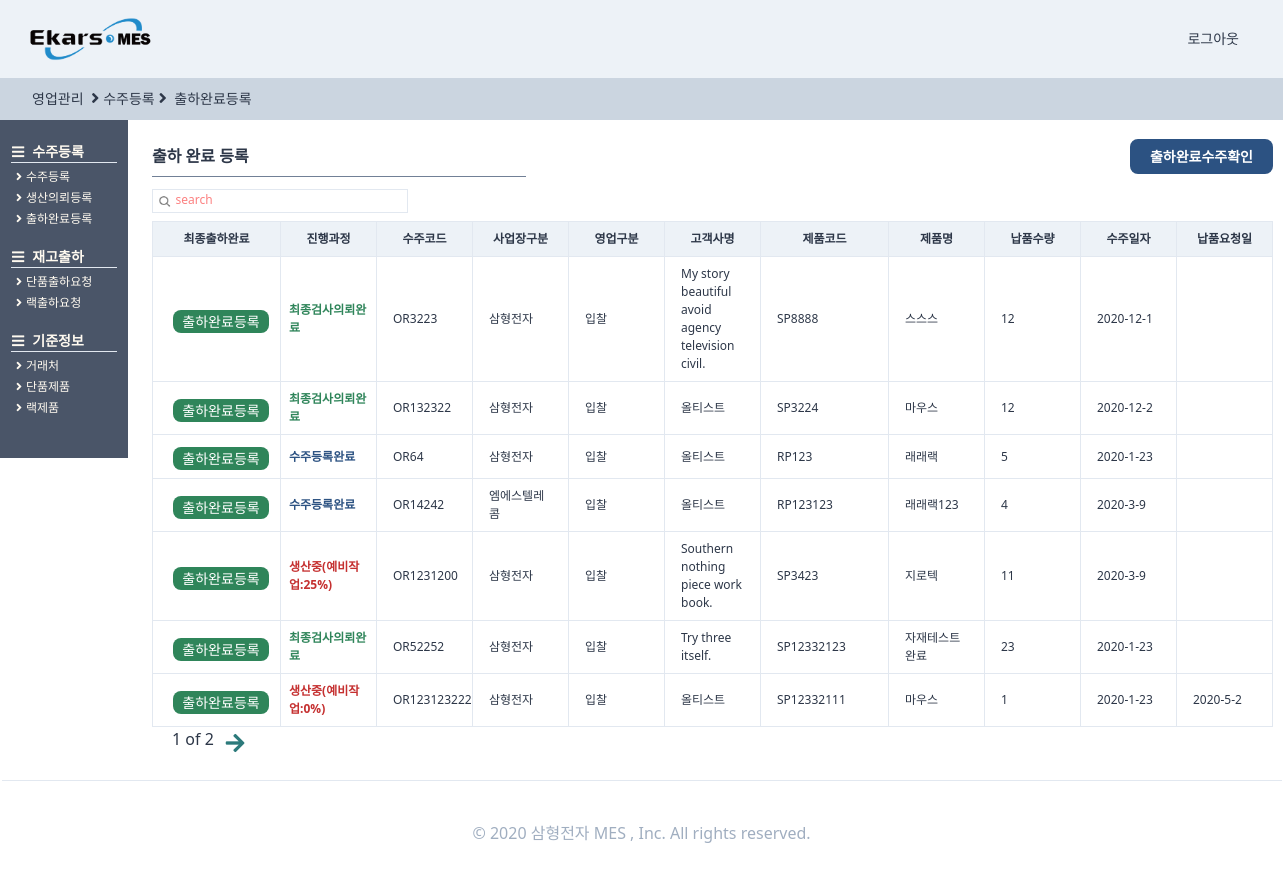
The app's page /orders/endorder/ (signed in), older data.
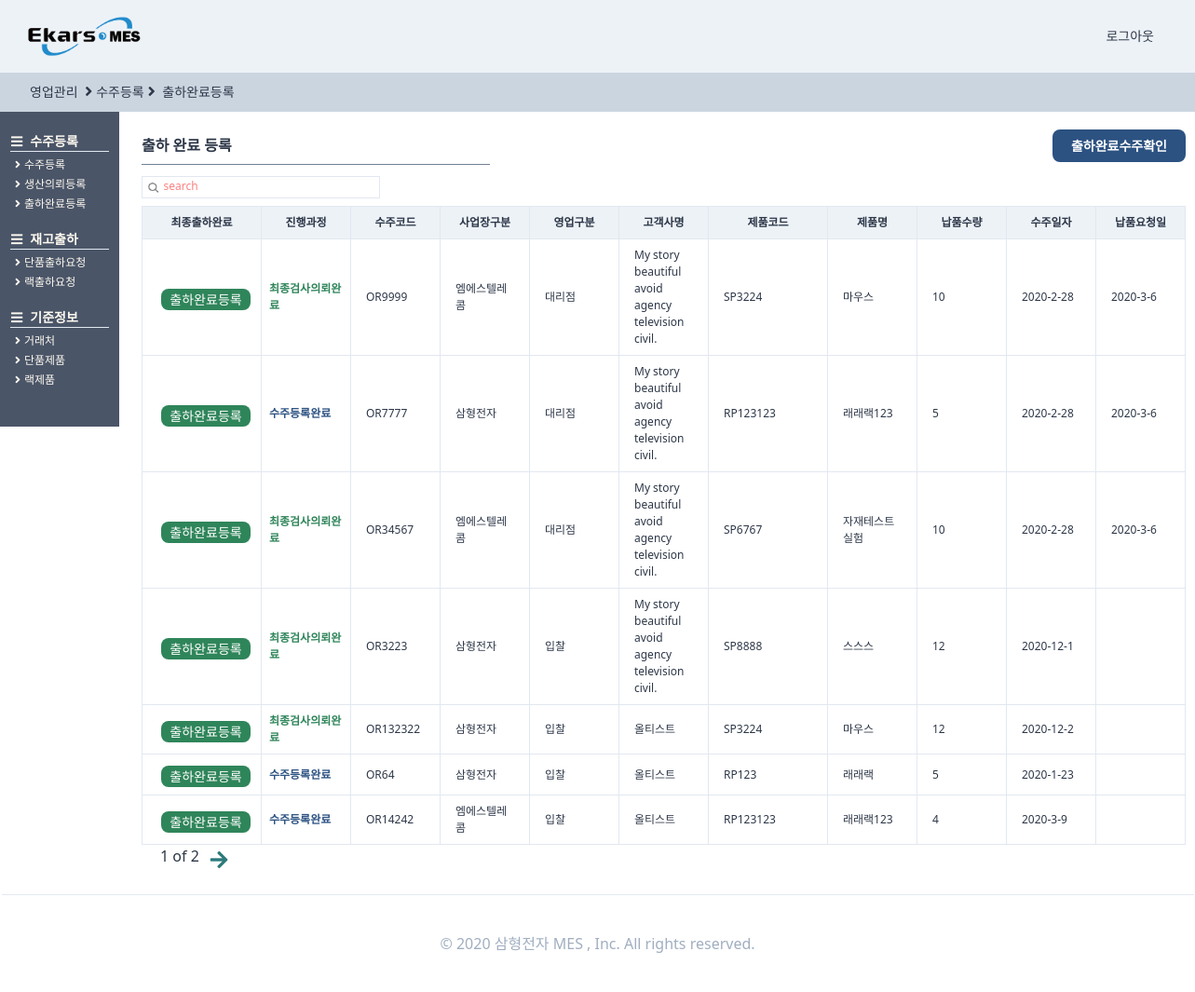
The same page, newer data.
### orders/models.py (models this page shows, shortened)
class OrderRegister(TimeStampedModel):
    입찰 = "입찰"
    대리점 = "대리점"
    AS = "A/S"
    내부계획 = "내부계획"
    영업구분_CHOICES = ((입찰, "입찰"), (대리점, "대리점"), (AS, "A/S"), (내부계획, "내부계획"))
    삼형전자 = "삼형전자"
    엠에스텔레콤 = "엠에스텔레콤"
    사업장구분_CHOICES = (
        (삼형전자, "삼형전자"),
        (엠에스텔레콤, "엠에스텔레콤"),
    )
    출하완료 = "출하완료"
    출하미완료 = "출하미완료"
    출하구분_CHOICES = (
        (출하완료, "출하완료"),
        (출하미완료, "출하미완료"),
    )
    단품 = "단품"
    랙 = "랙"
    제품구분_CHOICES = (
        (단품, "단품"),
        (랙, "랙"),
    )
    작성자 = models.ForeignKey(
        users_models.User,
        related_name="수주등록",
        on_delete=models.SET_NULL,
        null=True,
        blank=True,
    )
    수주코드 = models.CharField(max_length=50)
    영업구분 = models.CharField(choices=영업구분_CHOICES, max_length=10, blank=True, default=입찰)
    제품구분 = models.CharField(choices=제품구분_CHOICES, max_length=10, blank=True, default=단품)
    사업장구분 = models.CharField(
        choices=사업장구분_CHOICES, max_length=10, blank=True, default=삼형전자
    )
    수주일자 = models.DateField(auto_now=False, auto_now_add=False)
    고객사명 = models.ForeignKey(
        SI_models.CustomerPartner,
        related_name="수주등록",
        on_delete=models.SET_NULL,
        null=True,
        blank=True,
    )
    현장명 = models.CharField(max_length=50)
    납품요청일 = models.DateField(auto_now=False, auto_now_add=False, blank=True, null=True)
    납품수량 = models.IntegerField()
    특이사항 = models.TextField(blank=True)
    단품모델 = models.ForeignKey(
        SI_models.SingleProduct,
        related_name="수주등록",
        on_delete=models.SET_NULL,
        null=True,
        blank=True,
    )
    랙모델 = models.ForeignKey(
        SI_models.RackProduct,
        related_name="수주등록",
        on_delete=models.SET_NULL,
        null=True,
        blank=True,
    )
    출하구분 = models.CharField(
        choices=출하구분_CHOICES, max_length=10, blank=True, default=출하미완료
    )
    class Meta:
        verbose_name = "수주등록"
        verbose_name_plural = "수주등록"
    def process(self):
        try:
            pro = self.생산요청
            try:
                cess = self.생산요청.생산계획.현재공정
                pro = self.생산요청.생산계획.현재공정달성율
                try:
                    pro = self.생산요청.생산계획.작업지시서.작업지시서등록.최종검사
                    try:
                        pro = self.생산요청.생산계획.작업지시서.작업지시서등록.최종검사.최종검사등록
                        return "최종검사완료"
                    except:
                        return "최종검사의뢰완료"
                except:
                    return f"생산중({cess}:{pro})"
            except:
                return "생산의뢰완료"
        except:
            return "수주등록완료"

### producemanages/models.py (models this page shows, shortened)
class ProduceRegister(TimeStampedModel):
    예비작업 = "예비작업"
    조립 = "조립"
    검사 = "검사"
    현재공정_CHOICES = (
        (예비작업, "예비작업"),
        (조립, "조립"),
        (검사, "검사"),
    )
    사영 = "0%"
    사일 = "25%"
    사이 = "50%"
    사삼 = "75%"
    사사 = "100%"
    현재공정달성율_CHOICES = (
        (사영, "0%"),
        (사일, "25%"),
        (사이, "50%"),
        (사삼, "75%"),
        (사사, "100%"),
    )
    작성자 = models.ForeignKey(
        users_models.User,
        related_name="생산계획등록",
        on_delete=models.SET_NULL,
        null=True,
        blank=True,
    )
    생산계획등록코드 = models.CharField(max_length=50)
    생산의뢰 = models.OneToOneField(
        orders_models.OrderProduce,
        related_name="생산계획",
        on_delete=models.SET_NULL,
        null=True,
    )
    현재공정 = models.CharField(
        choices=현재공정_CHOICES, max_length=10, null=True, default=예비작업
    )
    현재공정달성율 = models.CharField(
        choices=현재공정달성율_CHOICES, max_length=10, null=True, default=사영
    )
    계획생산량 = models.IntegerField(null=True)
    일일생산량 = models.IntegerField(null=True)
    누적생산량 = models.IntegerField(null=True, blank=True)
    특이사항 = models.CharField(max_length=100, null=True, blank=True)
    class Meta:
        verbose_name = "생산계획등록"
        verbose_name_plural = "생산계획등록"
    def successrate(self):
        if self.누적생산량 is None:
            return f"0%"
        else:
            rate = (self.누적생산량 / self.계획생산량) * 100
            rate = round(rate, 2)
            return f"{rate}%"
    successrate.short_description = "계획 생산량 달성율"

### StandardInformation/models.py (models this page shows, shortened)
class CustomerPartner(TimeStampedModel):
    고객 = "고객"
    대리점 = "대리점"
    공급처 = "공급처"
    거래처_CHOICES = (
        (고객, "고객"),
        (대리점, "대리점"),
        (공급처, "공급처"),
    )
    고객작성자 = models.ForeignKey(
        "users.User", related_name="고객거래처작성자", on_delete=models.SET_NULL, null=True
    )
    작성일 = models.DateField(auto_now=True, auto_now_add=False)
    거래처구분 = models.CharField(choices=거래처_CHOICES, max_length=4, default=공급처)
    거래처코드 = models.CharField(max_length=50, null=True)
    거래처명 = models.CharField(max_length=70, null=True)
    사업자등록번호 = models.CharField(max_length=50, null=True)
    고객담당자 = models.ForeignKey(
        "users.User", related_name="고객거래처담당자", on_delete=models.SET_NULL, null=True
    )
    연락처 = models.CharField(max_length=50, blank=True)
    이메일 = models.EmailField(max_length=254)
    사업장주소 = models.CharField(max_length=70, blank=True, null=True)
    사업자등록증첨부 = models.FileField(blank=True, null=True)
    특이사항 = models.TextField(blank=True, null=True)
    사용여부 = models.BooleanField(default=False)
    class Meta:
        verbose_name = "고객"
        verbose_name_plural = "고객"
    def __str__(self):
        return self.거래처명

class SingleProduct(TimeStampedModel):
    작성자 = models.ForeignKey(
        "users.User", related_name="단품제품작성자", on_delete=models.SET_NULL, null=True
    )
    작성일 = models.DateField(auto_now=True, auto_now_add=False)
    모델코드 = models.CharField(max_length=80, blank=True)
    모델명 = models.CharField(max_length=30, blank=True)
    규격 = models.CharField(max_length=80, blank=True)
    단위 = models.CharField(max_length=10, blank=True)
    단가 = models.IntegerField(null=True)
    class Meta:
        verbose_name = "단품제품"
        verbose_name_plural = "단품제품"

class RackProduct(TimeStampedModel):
    작성자 = models.ForeignKey(
        "users.User", related_name="랙제품작성자", on_delete=models.SET_NULL, null=True
    )
    작성일 = models.DateField(auto_now=True, auto_now_add=False)
    랙시리얼코드 = models.CharField(max_length=40, blank=True)
    랙모델명 = models.CharField(max_length=60, blank=True)
    규격 = models.CharField(max_length=30, blank=True)
    단위 = models.CharField(max_length=30, blank=True)
    단가 = models.IntegerField(null=True)
    class Meta:
        verbose_name = "랙제품"
        verbose_name_plural = "랙제품"

### orders/views.py (the view, shortened to what this page needs)
# urls.py: path("endorder/", views.endorder, name="endorder"),
def endorder(request):
    user = request.user
    search = request.GET.get("search")
    if search is None:
        order = (
            models.OrderRegister.objects.filter(작성자=user)
            .filter(출하구분="출하미완료")
            .order_by("-created")
        )
        s_bool = False
    pagediv = 7
    totalpage = int(math.ceil(len(order) / pagediv))
    paginator = Paginator(order, pagediv, orphans=0)
    page = request.GET.get("page", "1")
    order = paginator.get_page(page)
    nextpage = int(page) + 1
    previouspage = int(page) - 1
    notsamebool = True
    nonpage = False
    if totalpage == 0:
        nonpage = True
    if int(page) == totalpage:
        notsamebool = False
    if (search is None) or (search == ""):
        search = "search"
    return render(
        request,
        "orders/endorder.html",
        {
            "order": order,
            "search": search,
            "page": page,
            "totalpage": totalpage,
            "notsamebool": notsamebool,
            "nextpage": nextpage,
            "previouspage": previouspage,
            "s_bool": s_bool,
            "nonpage": nonpage,
            "최종검사완료": "최종검사완료",
            "최종검사의뢰완료": "최종검사의뢰완료",
            "수주등록완료": "수주등록완료",
            "생산의뢰완료": "생산의뢰완료",
        },
    )

### templates/orders/endorder.html (shortened to what the changed rows need)
{%extends "orders/ordershome.html"%}
{%load static%}
{%block main_contens%}
<div class="w-11/12 h-full ml-32 -mt-6 font-normal pt-12 flex flex-row">
    <div class="flex flex-col p-6 w-full ">
        <div class="flex ">
            <div class="flew flex-col">
                <table class="table-fixed font-light text-xs w-full">
                    <thead>
                        <tr>
                            <th class="border bg-gray-200 px-2 py-2 w-32">최종출하완료</th>
                            <th class="border bg-gray-200 px-2 py-2 w-24">진행과정</th>
                            <th class="border bg-gray-200 px-4 py-2 w-24">수주코드</th>
                            <th class="border bg-gray-200 px-4 py-2 w-24">사업장구분</th>
                            <th class="border bg-gray-200 px-4 py-2 w-24">영업구분</th>
                            <th class="border bg-gray-200 px-4 py-2 w-24">고객사명</th>
                            <th class="border bg-gray-200 px-4 py-2 w-32">제품코드</th>
                            <th class="border bg-gray-200 px-4 py-2 w-24">제품명</th>
                            <th class="border bg-gray-200 px-4 py-2 w-24">납품수량</th>
                            <th class="border bg-gray-200 px-4 py-2 w-24">수주일자</th>
                            <th class="border bg-gray-200 px-4 py-2 w-24">납품요청일</th>
                        </tr>
                    </thead>
                    <tbody>
                        {%for list in order%}
                        <tr>
                            <td class="border px-2 py-2 font-bold
                            text-blue-800 justify-center">
                                <a href="{%url "orders:endorderforout" list.pk %}">
                                    <div class="btn-link bg-green-700 hover:bg-teal-800 hover:font-bold mt-1 mb-0 ml-3">
                                        출하완료등록
                                    </div>
                                </a>
                            </td>
                            <td class="border px-2 py-2 font-bold
                                    {%if list.process == 최종검사의뢰완료%}
                                    text-green-700
                                    {%endif%}
                                    {%if list.process == 수주등록완료%}
                                    text-blue-800
                                    {%endif%}
                                    text-red-700 ">
                                {{list.process}}</td>
                            <td class="border px-4 py-2  hover:text-blue-700 hover:font-bold "><a
                                    href="{%url "orders:orderdetail" list.pk %}">
                                    {{list.수주코드}}</a></td>
                            <td class="border px-4 py-2">{{list.사업장구분}}</td>
                            <td class="border px-4 py-2">{{list.영업구분}}</td>
                            <td class="border px-4 py-2">{{list.고객사명}}</td>
                            {%if list.제품구분 == "단품"%}
                            <td class="border px-4 py-2">{{list.단품모델.모델코드}}</td>
                            <td class="border px-4 py-2">{{list.단품모델.모델명}}</td>
                            {%else%}
                            <td class="border px-4 py-2">{{list.랙모델.랙시리얼코드}}</td>
                            <td class="border px-4 py-2">{{list.랙모델.랙모델명}}</td>
                            {%endif%}
                            <td class="border px-4 py-2">{{list.납품수량}}</td>
                            <td class="border px-4 py-2">
                                {{list.수주일자.year}}-{{list.수주일자.month}}-{{list.수주일자.day}}</td>
                            <td class="border px-4 py-2">
                                {%if list.납품요청일 is None%}
                                {%else%}
                                {{list.납품요청일.year}}-{{list.납품요청일.month}}-{{list.납품요청일.day}}{%endif%}</td>
                        </tr>
                        {%endfor%}
                    </tbody>
                </table>
            </div>
        </div>
    </div>
</div>
</div>
{%endblock main_contens %}

Row changes from the older to the newer data that the page shows:
no longer on this page (row unchanged): OrderRegister: process "생산중(예비작업:25%)", 수주코드 "OR1231200", 사업장구분 "삼형전자", 영업구분 "입찰", 고객사명 "Southern nothing piece work book.", 단품모델.모델코드 "SP3423", 단품모델.모델명 "지로텍", 납품수량 "11", 수주일자.year "2020", 수주일자.month "3", 수주일자.day "9"
no longer on this page (row unchanged): OrderRegister: process "최종검사의뢰완료", 수주코드 "OR52252", 사업장구분 "삼형전자", 영업구분 "입찰", 고객사명 "Try three itself.", 단품모델.모델코드 "SP12332123", 단품모델.모델명 "자재테스트완료", 납품수량 "23", 수주일자.year "2020", 수주일자.month "1", 수주일자.day "23"
no longer on this page (row unchanged): OrderRegister: process "생산중(예비작업:0%)", 수주코드 "OR123123222", 사업장구분 "삼형전자", 영업구분 "입찰", 고객사명 "올티스트", 단품모델.모델코드 "SP12332111", 단품모델.모델명 "마우스", 납품수량 "1", 수주일자.year "2020", 수주일자.month "1", 수주일자.day "23", 납품요청일.year "2020", 납품요청일.month "5", 납품요청일.day "2"
added OrderRegister: process "최종검사의뢰완료", 수주코드 "OR9999", 사업장구분 "엠에스텔레콤", 영업구분 "대리점", 고객사명 "My story beautiful avoid agency television civil.", 단품모델.모델코드 "SP3224", 단품모델.모델명 "마우스", 납품수량 "10", 수주일자.year "2020", 수주일자.month "2", 수주일자.day "28", 납품요청일.year "2020", 납품요청일.month "3", 납품요청일.day "6"
added OrderRegister: process "수주등록완료", 수주코드 "OR7777", 사업장구분 "삼형전자", 영업구분 "대리점", 고객사명 "My story beautiful avoid agency television civil.", 랙모델.랙시리얼코드 "RP123123", 랙모델.랙모델명 "래래랙123", 납품수량 "5", 수주일자.year "2020", 수주일자.month "2", 수주일자.day "28", 납품요청일.year "2020", 납품요청일.month "3", 납품요청일.day "6"
added OrderRegister: process "최종검사의뢰완료", 수주코드 "OR34567", 사업장구분 "엠에스텔레콤", 영업구분 "대리점", 고객사명 "My story beautiful avoid agency television civil.", 단품모델.모델코드 "SP6767", 단품모델.모델명 "자재테스트실험", 납품수량 "10", 수주일자.year "2020", 수주일자.month "2", 수주일자.day "28", 납품요청일.year "2020", 납품요청일.month "3", 납품요청일.day "6"
